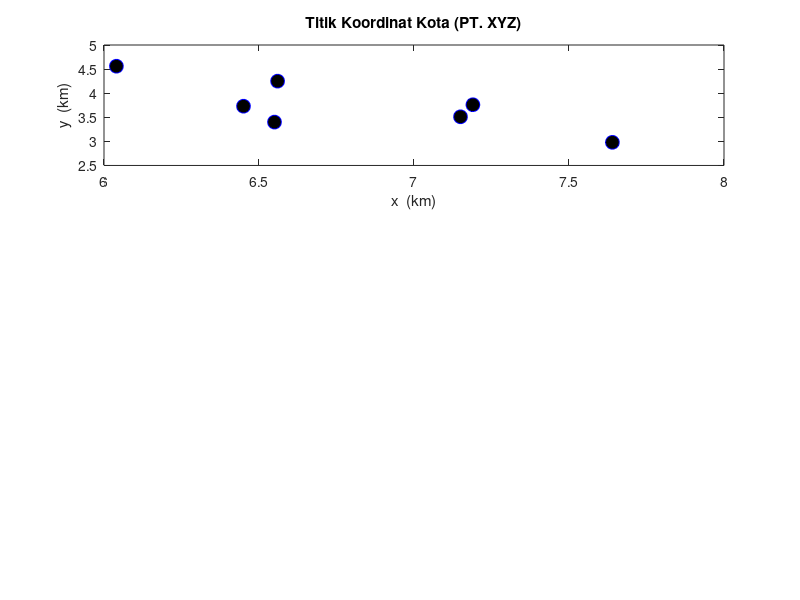

Source code (MATLAB): (Note: this script raises an error after producing the figure.)
%**************************************************************************
%                 VRP Problem Using ACO cluster 5
% -------------------------------------------------------------------------
% By     : Gita Anggita Lestari
% Contact: gitaanggitalstr@gmail.com             Last update: sept 13, 2019
% -------------------------------------------------------------------------                             
% This program is developed to find shortest path (minimum cost)between
% some cities. 
% 
% There are 4  parts in this program:
% 1.Main program of ACO (myaco.m)
% 2.Function to generate solution (ant_tour.m)
% 3.Function to calculate the cost (distance) (calculate_cost.m)
% 4.Function to update the traces (update_the_trace.m)
%**************************************************************************
 
%**************************************************************************
%                   The Program Start Here                    
%*------------------------------------------------------------------------
% function myaco(num_of_nodes,num_of_ants, max_iteration)
function myaco()
% inputs
miter=1000; % banyak iterasi
m=2; % banyak semut
n=7; %jumlah kotas
% parameters
e=0.6;            % evaporation coefficient.
alpha=1;          % effect of ants' sight.
beta=12;           % trace's effect.
t=0.02*ones(n); % primary tracing.
el=.97;           % common cost elimination. 
% -------------------------------------------------------------------------
% Generate coordinates of cities and plot
% for i=1:n
%     x(i)=rand*20;
%     y(i)=rand*20;
% end    

% matrix coordinates of cities cluster 5
map_index=[22	25	26	27	29	39	47];
map_x=[7.15	7.19	6.55	7.64	6.45	6.04	6.56];
map_y=[3.51	3.76	3.40	2.98	3.73	4.56	4.25];
node=[map_index;map_x;map_y];
% Generate coordinates of cities and plot
for i=1:n
    x(i)= map_x(i);
    y(i)= map_y(i);
end

subplot(3,1,1);
plot(x,y,'o','MarkerFaceColor','k','MarkerEdgeColor','b','MarkerSize',10);
title('Titik Koordinat Kota (PT. XYZ)');
xlabel('x  (km)');
ylabel('y  (km)');

% generating distace between cities matrix.
%for i=1:n
%    for j=1:n
%        d(i,j)=sqrt((x(i)-x(j))^2+(y(i)-y(j))^2);
%    end
%end
d=[0 0.5 1.5 1.3 1.1 2.8 1.6;
   0.5 0 1.4 0.95 1.5 3.1 2.2;
   1.5 1.4 0 1.5 0.5 2 1.3;
   1.3 0.95 1.5 0 2 3.5 2.7;
   1.1 1.5 0.5 2 0 1.5 0.7;
   2.8 3.1 2 3.5 1.5 0 0.8;
   1.6 2.2 1.3 2.7 0.7 0.8 0];

% generating sight matrix.
for i=1:n
    for j=1:n
        if d(i,j)==0
            h(i,j)=0;
        else
            h(i,j)=1/d(i,j);
        end
    end
end
h=h
% ------------------------------------------------------------------------
%             Main Algorithm: ACO Meta heuristic procedure
% a.  Probabilistic solution construction biased by
%     pheromone trails, without forward pheromone
%     updating
% b.  Deterministic backward path with loop elimination
%     and with pheromone updating--> update_the_trace
% c.  Evaluation of the quality of the solutions
%     generated and use of the solution quality in
%     determining the quantity of pheromone to deposit-->calculate_cost
% -------------------------------------------------------------------------
for i=1:miter
% Step 1: Forward ants and solution construction

% Generate places for each ant    
for j=1:m
    start_places(j,1)=fix(1+rand*(n-1));
end
% Step 2:probabilistic solution contruction   
    [tour]=ant_tour(start_places,m,n,h,t,alpha,beta);
    tour=horzcat(tour,tour(:,1));
    
% Step 3: Calculate the cost --> total distace
    [cost,f]=calculate_cost(m,n,d,tour,el);
    [t]=update_the_trace(m,n,t,tour,f,e);
    average_cost(i)=mean(cost);
    
% Step 4: Determine the best route
    [min_cost(i),best_index]=min(cost);
    besttour(i,:)=tour(best_index,:);
    iteration(i)=i;
end
% -------------------------------------------------------------------------

% Plot Average of tour distance vs Number of Iterations
subplot(3,1,2);plot(iteration,average_cost);
title('Rata-Rata Jarak vs Jumlah Iterasi');
xlabel('iteration');
ylabel('Jarak(Km)');

% Plot the best route
[k,l]=min(min_cost); % jarak
for i=1:n+1
    X(i)=x(besttour(l,i));
    Y(i)=y(besttour(l,i));
end
subplot(3,1,3);plot(X,Y,'--o',...
                'MarkerEdgeColor','k',...
                'MarkerFaceColor','b',...
                'MarkerSize',10)
xlabel('x (km)');ylabel('y (km)');
title(['Total Jarak(Km)= ',num2str(k)]);
% fprintf('\nTotal Jarak = %d\n',k);

% Get Route Path 
batas = length(map_index);
path = [];
for i=1:batas
    itter = 0;
    index_x = X(i);
    index_y = Y(i);
    for j=1:batas
        if index_x == node(2,[j]) && index_y == node(3,[j])
            itter = itter + 1;
            path(i)=node(1,[j]);
        end
    end
end
titik_awal = num2str(path(1));jalan = num2str(path);
fprintf('Total Jarak = ')
disp(min(min_cost));
fprintf('Rute =  ');
fprintf(titik_awal);fprintf('  ');
fprintf(jalan);fprintf('  ');
fprintf(titik_awal)
fprintf('\n')

end
%**************************************************************************
%                   Ending of Program                          
%**************************************************************************

